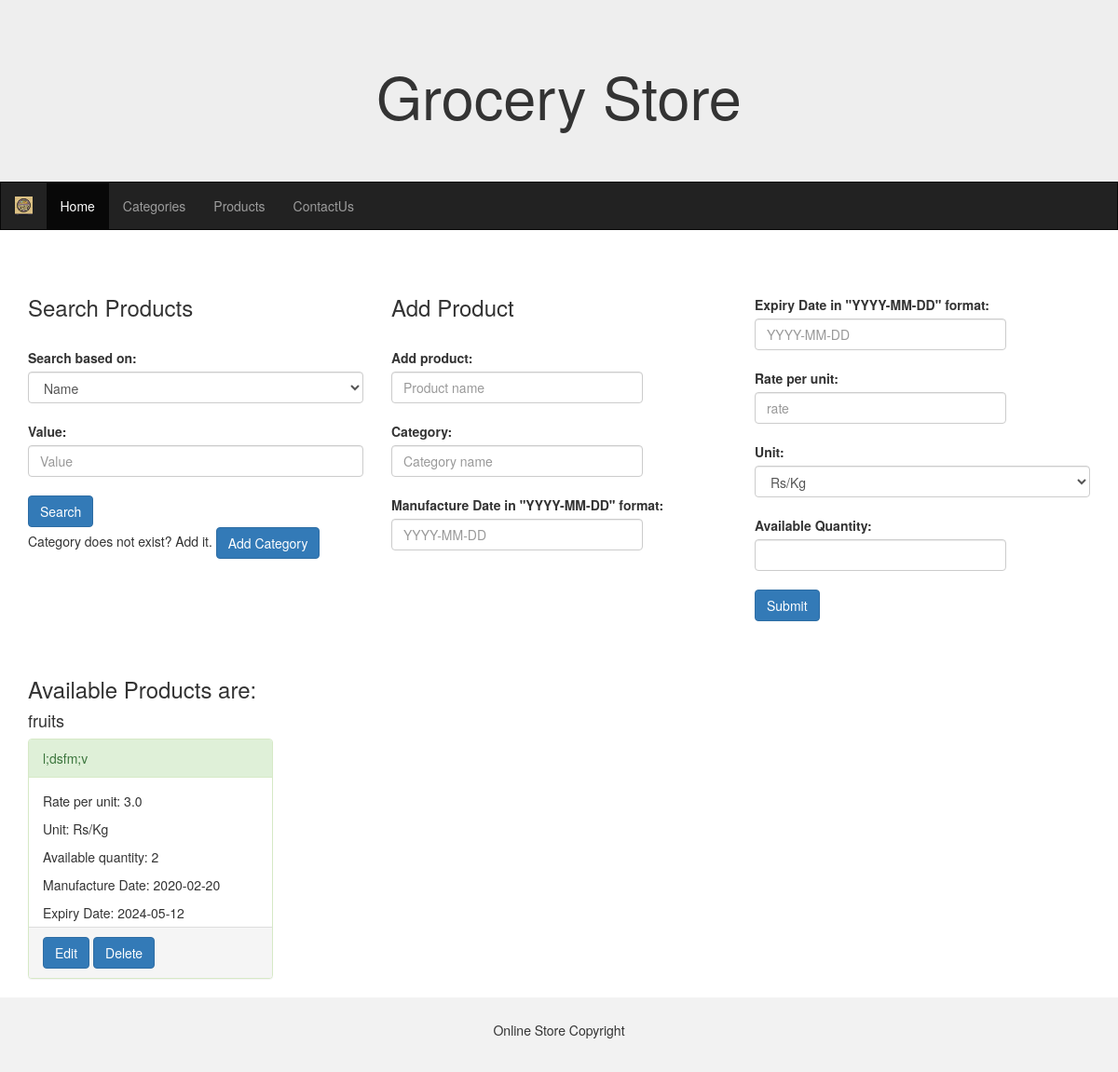
/admin_products (signed in), run on an earlier commit of the app's database.
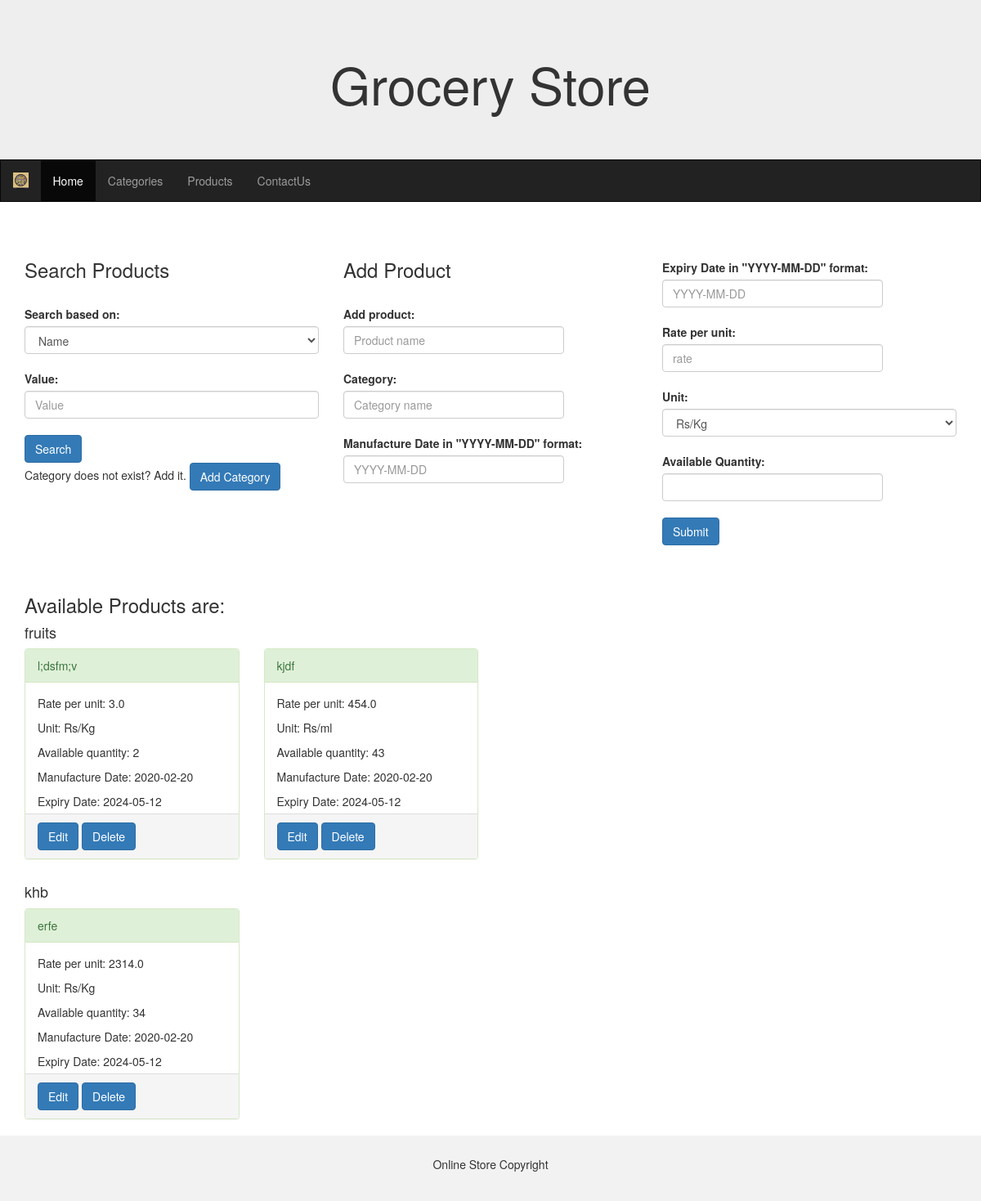
And on a later commit of the database.
### models.py (models this page shows)
class Products(db.Model):
    id = db.Column(db.Integer, nullable=False, autoincrement=True, unique=True, primary_key=True)
    name = db.Column(db.String, unique=True, nullable=False)
    manufacture_date = db.Column(db.DateTime, nullable=False)
    expiry_date = db.Column(db.DateTime, nullable=False)
    rate_per_unit=db.Column(db.Float, nullable=False)
    unit=db.Column(db.String, nullable=False, default="Rs/kg")
    available_quantity=db.Column(db.Integer, nullable=False)
    category_id=db.Column(db.Integer, db.ForeignKey("categories.id"), nullable=False)
    categories=db.relationship("Categories", backref='products', primaryjoin='Products.category_id == Categories.id')

class Categories(db.Model):
    id = db.Column(db.Integer, nullable=False, autoincrement=True, unique=True, primary_key=True)
    name = db.Column(db.String, nullable=False, unique=True)
    img_url = db.Column(db.String, nullable=True)

### routes.py (the view)
@routes.route("/admin_products", methods=["GET", "POST"])
@login_required
def admin_products():
    category_name = request.args.get('category')
    if request.method == "POST":
        field = request.form.get("field")
        value = request.form.get("value")
        if field and value:
            if field == "category":
                category = Categories.query.filter_by(name=value).first()
                if category is None:
                    flash("Category does not exist. Please add the category or enter a valid category name", "failure")
                    return redirect(url_for("routes.admin_products"))
                products = category.products
                flash("Search successful", "success")
            else:
                attribute = getattr(Products, field)
                products = Products.query.options(joinedload(Products.categories)).filter(attribute==value).all()
                flash("Search successful", "success")
        else:
            flash("please enter a value", "error")
            products = Products.query.options(joinedload(Products.categories)).order_by(Products.category_id).all()
    else:
        products = Products.query.options(joinedload(Products.categories)).order_by(Products.category_id).all()
    if category_name:
        category = Categories.query.filter_by(name=category_name).first()
        if category:
            products = category.products
            flash(f"Showing products for category: {category_name}", "success")
        else:
            flash("Category does not exist. Please add the category or enter a valid category name", "failure")
            return redirect(url_for("routes.admin_categories"))
    else:
        products = Products.query.options(joinedload(Products.categories)).order_by(Products.category_id).all()
    if not products:
        flash("No Products found. Add them.","success")
    products_grouped = {}
    for product in products:
        category_name = product.categories.name
        if category_name not in products_grouped:
            products_grouped[category_name] = []
        products_grouped[category_name].append(product)
    return render_template("admin_products.html", products_grouped=products_grouped)

### app.py (called while the page is built)
def create_app():
    app = Flask(__name__)
    app.static_url_path = '/static'
    app.secret_key = "KEY"
    app.config['SQLALCHEMY_DATABASE_URI'] = 'sqlite:///grocery_store.db'
    db.init_app(app)
    migrate.init_app(app, db)
    login_manager.login_view = 'routes.login'  # Set the login view function name
    login_manager.init_app(app)
    @login_manager.user_loader
    def load_user(user_id):
        return Users.query.get(int(user_id))
    app.register_blueprint(routes)
    return app

### templates/admin_products.html (shortened to what this page needs)
{% extends "admin_base.html" %}
{% block div %}
<div class="row">
<div class="col-md-4">
<form action="/admin_products" method="post">
<h3>Search Products</h3>
<br>
<label for='field' class="form-label">Search based on:</label><br>
<select class="form-control" name="field" aria-label="Default select example" required>
    <option selected name="name" value="name">Name</option>
</select>
<br>
<label for='value' class="form-label">Value:</label>
<input type="text" class="form-control" name="value" id="value" placeholder="Value" required>
<br>
<input type="submit" class="btn btn-primary" name="submit" id="submit" value="Search">
<br>
<p> Category does not exist? Add it. <a href="/admin_categories" class="btn btn-primary">Add Category</a></p>
</form>
</div>
{% if prod is defined %}
<form action="/edit_product/{{prod.id}}" method="post">
    <div class="col-md-4">
    <h3>Edit Product</h3>
    <br>
    <label for="edit_product" class="form-label">Product name:</label>
	<input style="width: 270px;" type="text" class="form-control" name="edit_product" value="{{prod.name}}" id="edit_product" placeholder="Product name" required>
    <br>
    <label for="category" class="form-label">Category:</label>
	<input style="width: 270px;" type="text" class="form-control" value="{{prod.categories.name}}" name="category" id="category" placeholder="Category name" required>
    <br>
    <label for="mfg_date" class="form-label">Manufacture Date in "YYYY-MM-DD" format:</label>
	<input style="width: 270px;" type="text" pattern="\d{4}-\d{2}-\d{2}" class="form-control" value="{{prod.manufacture_date.strftime('%Y-%m-%d') }}" name="mfg_date" id="mfg_date" placeholder="YYYY-MM-DD" required>
    <br>
    </div>
    <div class="col-md-4">
    <br>
    <label for="expiry_date" class="form-label">Expiry Date in "YYYY-MM-DD" format:</label>
	<input style="width: 270px;" type="text" pattern="\d{4}-\d{2}-\d{2}" class="form-control" value="{{prod.expiry_date.strftime('%Y-%m-%d')}}" name="expiry_date" id="expiry_date" placeholder="YYYY-MM-DD" required>
    <br>
    <label for="rate" class="form-label">Rate per unit:</label>
	<input style="width: 270px;" type="number" step="0.01" class="form-control" value="{{prod.rate_per_unit}}" name="rate" id="rate" placeholder="rate" required>
    <br>
    <label for="unit" class="form-label">Unit:</label>
    <select class="form-control" name="unit" aria-label="Default select example" required>
        <option name="Rs/Kg" value="Rs/Kg" {% if prod.unit == 'Rs/Kg' %} selected {% endif %}>Rs/Kg</option>
        <option name="Rs/g" value="Rs/g" {% if prod.unit == 'Rs/g' %} selected {% endif %}>Rs/g</option>
        <option name="Rs/l" value="Rs/l" {% if prod.unit == 'Rs/l' %} selected {% endif %}>Rs/l</option>
        <option name="Rs/ml" value="Rs/ml" {% if prod.unit == 'Rs/ml' %} selected {% endif %}>Rs/ml</option>
    </select>
    <br>
    <label for="qty" class="form-label">Available Quantity:</label>
	<input style="width: 270px;" value="{{prod.available_quantity}}" type="number" class="form-control" name="qty" id="qty">
    <br>
    <input type="submit" class="btn btn-primary" name="add_category" id="add_category">
    </div>
</form>
</form>
{% else %}
<form action="/add_product" method="post">
    <div class="col-md-4">
    <h3>Add Product</h3>
    <br>
    <label for="add_product" class="form-label">Add product:</label>
	<input style="width: 270px;" type="text" class="form-control" name="add_product" id="add_product" placeholder="Product name" required>
    <br>
    <label for="category" class="form-label">Category:</label>
	<input style="width: 270px;" type="text" class="form-control" name="category" id="category" placeholder="Category name" required>
    <br>
    <label for="mfg_date" class="form-label">Manufacture Date in "YYYY-MM-DD" format:</label>
	<input style="width: 270px;" type="text" pattern="\d{4}-\d{2}-\d{2}" class="form-control" name="mfg_date" id="mfg_date" placeholder="YYYY-MM-DD" required>
    <br>
    </div>
    <div class="col-md-4">
    <br>
    <label for="expiry_date" class="form-label">Expiry Date in "YYYY-MM-DD" format:</label>
	<input style="width: 270px;" type="text" pattern="\d{4}-\d{2}-\d{2}" class="form-control" name="expiry_date" id="expiry_date" placeholder="YYYY-MM-DD" required>
    <br>
    <label for="rate" class="form-label">Rate per unit:</label>
	<input style="width: 270px;" type="number" step="0.01" class="form-control" name="rate" id="rate" placeholder="rate" required>
    <br>
    <label for="unit" class="form-label">Unit:</label>
    <select class="form-control" name="unit" aria-label="Default select example" required>
        <option name="Rs/Kg" value="Rs/Kg" selected >Rs/Kg</option>
    </select>
    <br>
    <label for="qty" class="form-label">Available Quantity:</label>
	<input style="width: 270px;" type="number" class="form-control" name="qty" id="qty">
    <br>
    <input type="submit" class="btn btn-primary" name="add_category" id="add_category">
    </div>
</form>
{% endif %}
</div>
<br>
<br>
<div class="row">
    <div class="col-md-12">
      <h3>Available Products are:</h3>
      {% for category, products in products_grouped.items() %}
        <h4>{{ category }}</h4>
        <div class="row">
          {% for product in products %}
          <div class="col-md-3">
            <div class="panel panel-success">
                <div class="panel-heading">{{product.name}}</div>
                <div class="panel-body" style="height: 160px;">
                    <p>Rate per unit: {{product.rate_per_unit}}</p>
                    <p>Unit: {{product.unit}}</p>
                    <p>Available quantity: {{product.available_quantity}}</p>
                    <p>Manufacture Date: {{product.manufacture_date.strftime('%Y-%m-%d')}}</p>
                    <p>Expiry Date: {{product.expiry_date.strftime('%Y-%m-%d')}}</p>
                </div>
                <div class="panel-footer">
                    <a href="/edit_product/{{product.id}}" class="btn btn-primary" name="edit" value="edit">Edit</a>
                    <a href="/delete_product/{{product.id}}" class="btn btn-primary" name="delete" value="delete">Delete</a>
                </div>
            </div>
        </div>
          {% endfor %}
        </div>
      {% endfor %}
    </div>
  </div>
{% endblock %}

### templates/admin_base.html (shortened to what this page needs)
<!DOCTYPE html>
<html lang="en">
<head>
  <link rel="stylesheet" href="https://maxcdn.bootstrapcdn.com/bootstrap/3.4.1/css/bootstrap.min.css">
</head>
<body>
<div class="jumbotron">
  <div class="container text-center">
    <h1>Grocery Store</h1>
  </div>
</div>
<nav class="navbar navbar-inverse">
  <div class="container-fluid">
    <div class="navbar-header">
      <img class="nav navbar-brand" src="{{url_for('static', filename='/logo.jpg')}}">
    </div>
    <div class="collapse navbar-collapse" id="myNavbar">
      <ul class="nav navbar-nav">
        <li class="active"><a href="/admin_home">Home</a></li>
        <li><a href="/admin_categories">Categories</a></li>
        <li><a href="/admin_products">Products</a></li>
        <li><a href="/admin_contactus">ContactUs</a></li>
      </ul>
    </div>
  </div>
</nav>
<div class="container">
  {% block div %}
  {% endblock %}
</div>
<footer class="container-fluid text-center">
  <p>Online Store Copyright</p>
</footer>
</body>
</html>

### templates/admin_base.html (style rules this page uses)
.navbar { margin-bottom: 50px; border-radius: 0; }
.jumbotron { margin-bottom: 0; }
footer { background-color: #f2f2f2; padding: 25px; }

What changed in the data, as far as the page shows it:
added Products: name "kjdf", rate_per_unit "454.0", unit "Rs/ml", available_quantity "43", manufacture_date "2020-02-20", expiry_date "2024-05-12", shown under "fruits"
added Products: name "khb", name "erfe", rate_per_unit "2314.0", unit "Rs/Kg", available_quantity "34", manufacture_date "2020-02-20", expiry_date "2024-05-12"
